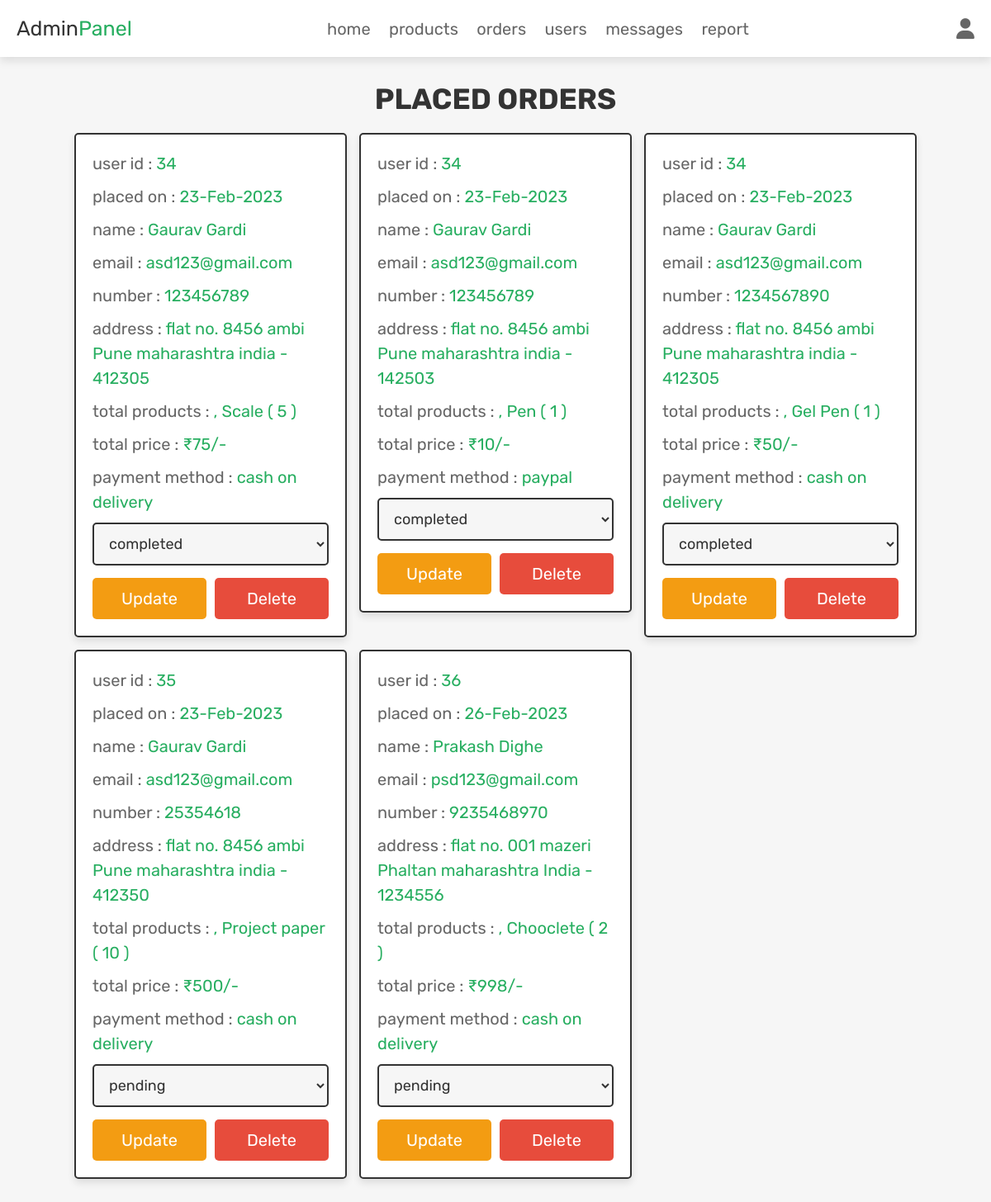
The page /admin_orders.php (signed in) on the database its author committed.
### tables this page shows
CREATE TABLE `orders` (
  `id` int(100) NOT NULL,
  `user_id` int(100) NOT NULL,
  `name` varchar(100) NOT NULL,
  `number` varchar(12) NOT NULL,
  `email` varchar(100) NOT NULL,
  `method` varchar(50) NOT NULL,
  `address` varchar(500) NOT NULL,
  `total_products` varchar(1000) NOT NULL,
  `total_price` int(100) NOT NULL,
  `placed_on` varchar(50) NOT NULL,
  `payment_status` varchar(20) NOT NULL DEFAULT 'pending'
);

### admin_orders.php (the view, shortened to what this page needs)
<?php
@include 'config.php';
?>
<!DOCTYPE html>
<html lang="en">
<head>
   <link rel="stylesheet" href="https://cdnjs.cloudflare.com/ajax/libs/font-awesome/6.1.1/css/all.min.css">
   <link rel="stylesheet" href="css/admin_style.css">
</head>
<body>
<?php include 'admin_header.php'; ?>
<section class="placed-orders">
   <h1 class="title">placed orders</h1>
   <div class="box-container">
      <?php
         $select_orders = $conn->prepare("SELECT * FROM `orders`");
         $select_orders->execute();
         if($select_orders->rowCount() > 0){
            while($fetch_orders = $select_orders->fetch(PDO::FETCH_ASSOC)){
      ?>
      <div class="box">
         <p> user id : <span><?= $fetch_orders['user_id']; ?></span> </p>
         <p> placed on : <span><?= $fetch_orders['placed_on']; ?></span> </p>
         <p> name : <span><?= $fetch_orders['name']; ?></span> </p>
         <p> email : <span><?= $fetch_orders['email']; ?></span> </p>
         <p> number : <span><?= $fetch_orders['number']; ?></span> </p>
         <p> address : <span><?= $fetch_orders['address']; ?></span> </p>
         <p> total products : <span><?= $fetch_orders['total_products']; ?></span> </p>
         <p> total price : <span>₹<?= $fetch_orders['total_price']; ?>/-</span> </p>
         <p> payment method : <span><?= $fetch_orders['method']; ?></span> </p>
         <form action="" method="POST">
            <select name="update_payment" class="drop-down">
               <option value="" selected disabled><?= $fetch_orders['payment_status']; ?></option>
            </select>
            <div class="flex-btn">
               <input type="submit" name="update_order" class="option-btn" value="update">
               <a href="admin_orders.php?delete=<?= $fetch_orders['id']; ?>" class="delete-btn" onclick="return confirm('delete this order?');">delete</a>
            </div>
         </form>
      </div>
      <?php
         }
      }else{
         echo '<p class="empty">no orders placed yet!</p>';
      }
      ?>
   </div>
</section>
</body>
</html>

### css/admin_style.css (style rules this page uses)
.placed-orders .box-container { display: grid; grid-template-columns: repeat(auto-fit, 33rem); gap:1.5rem; align-items: flex-start; justify-content:center; }
.placed-orders .box-container .box { border:var(--border); box-shadow: var(--box-shadow); background-color: var(--white); border-radius: .5rem; padding:2rem; }
.placed-orders .box-container .box p { margin-bottom: 1rem; line-height: 1.5; font-size: 2rem; color:var(--light-color); }
.placed-orders .box-container .box p span { color:var(--green); }
.placed-orders .box-container .box .drop-down { width: 100%; padding:1.2rem 1.4rem; font-size: 1.8rem; border:var(--border); border-radius: .5rem; background-color: var(--light-bg); margin-bottom: .5rem; }

### css/components.css (style rules this page uses)
:root { --green:#27ae60; --orange:#f39c12; --red:#e74c3c; --black:#333; --light-color:#666; --white:#fff; --light-bg:#f6f6f6; --border:.2rem solid var(--black); --box-shadow:0 .5rem 1rem rgba(0,0,0,.1); }
* { font-family: 'Rubik', sans-serif; margin:0; padding:0; box-sizing: border-box; outline: none; border:none; text-decoration: none; color:var(--black); }
body { background-color: var(--light-bg); }
html { font-size: 62.5%; overflow-x: hidden; scroll-behavior: smooth; scroll-padding-top: 6.5rem; }
section { padding:3rem 2rem; max-width: 1200px; margin:0 auto; }
.btn, .delete-btn, .option-btn { display: block; width: 100%; margin-top: 1rem; border-radius: .5rem; color:var(--white); font-size: 2rem; padding:1.3rem 3rem; text-transform: capitalize; cursor: pointer; text-align: center; }
.delete-btn { background-color: var(--red); }
.option-btn { background-color: var(--orange); }
.flex-btn { display: flex; flex-wrap: wrap; gap:1rem; }
.flex-btn > * { flex:1; }
.title { text-align: center; margin-bottom: 2rem; text-transform: uppercase; color:var(--black); font-size: 3.5rem; }

### rows shown on the page
orders: user "34", placed_on "23-Feb-2023", name "Gaurav Gardi", email "asd123@gmail.com", number "123456789", address "flat no. 8456 ambi Pune maharashtra india - 412305", total_products ", Scale ( 5 )", total_price "75", method "cash on delivery", update_payment "completed"
orders: user "34", placed_on "23-Feb-2023", name "Gaurav Gardi", email "asd123@gmail.com", number "123456789", address "flat no. 8456 ambi Pune maharashtra india - 142503", total_products ", Pen ( 1 )", total_price "10", method "paypal", update_payment "completed"
orders: user "34", placed_on "23-Feb-2023", name "Gaurav Gardi", email "asd123@gmail.com", number "1234567890", address "flat no. 8456 ambi Pune maharashtra india - 412305", total_products ", Gel Pen ( 1 )", total_price "50", method "cash on delivery", update_payment "completed"
orders: user "35", placed_on "23-Feb-2023", name "Gaurav Gardi", email "asd123@gmail.com", number "25354618", address "flat no. 8456 ambi Pune maharashtra india - 412350", total_products ", Project paper ( 10 )", total_price "500", method "cash on delivery", update_payment "pending"
orders: user "36", placed_on "26-Feb-2023", name "Prakash Dighe", email "psd123@gmail.com", number "9235468970", address "flat no. 001 mazeri Phaltan maharashtra India - 1234556", total_products ", Chooclete ( 2 )", total_price "998", method "cash on delivery", update_payment "pending"
